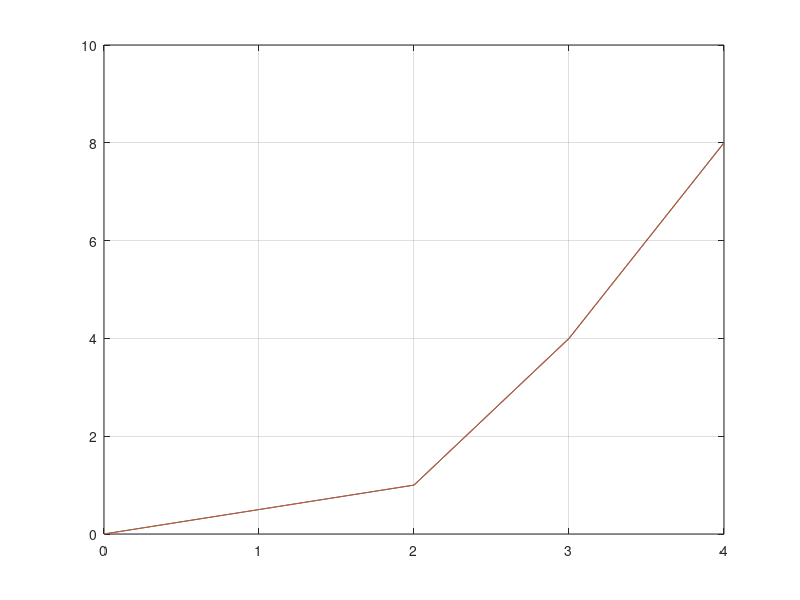

Reproduce this figure in MATLAB.
clear 
format short

% y(t) = a + bt + ct^2 + ct^3 + ct^4

t = linspace(0, 4, 5);
f = [0, 0.5, 1, 4, 8];

b0 = t.^0;
b1 = t.^1;
b2 = t.^2;
b3 = t.^3;
b4 = t.^4;

A = [b0*b0' b1*b0' b2*b0' b3*b0' b4*b0'
    b0*b1' b1*b1' b2*b1' b3*b1' b4*b1'
    b0*b2' b1*b2' b2*b2' b3*b2' b4*b2'
    b0*b3' b1*b3' b2*b3' b3*b3' b4*b3'
    b0*b4' b1*b4' b2*b4' b3*b4' b4*b4'];

a = [f*b0' 
    f*b1' 
    f*b2'
    f*b3'
    f*b4'];

c = A\a;
c0 = c(1);
c1 = c(2);
c2 = c(3);
c3 = c(4);
c4 = c(5);

fp = c0*b0 + c1*b1 + c2*b2 + c3*b3 + c4*b4;
rozdiel = f - fp;
nadruhu = rozdiel.^2;
suma = sum(nadruhu);
e = sqrt(suma);
chyba = e / 5;

plot(t, f, "-", t, fp, "-")
grid on
